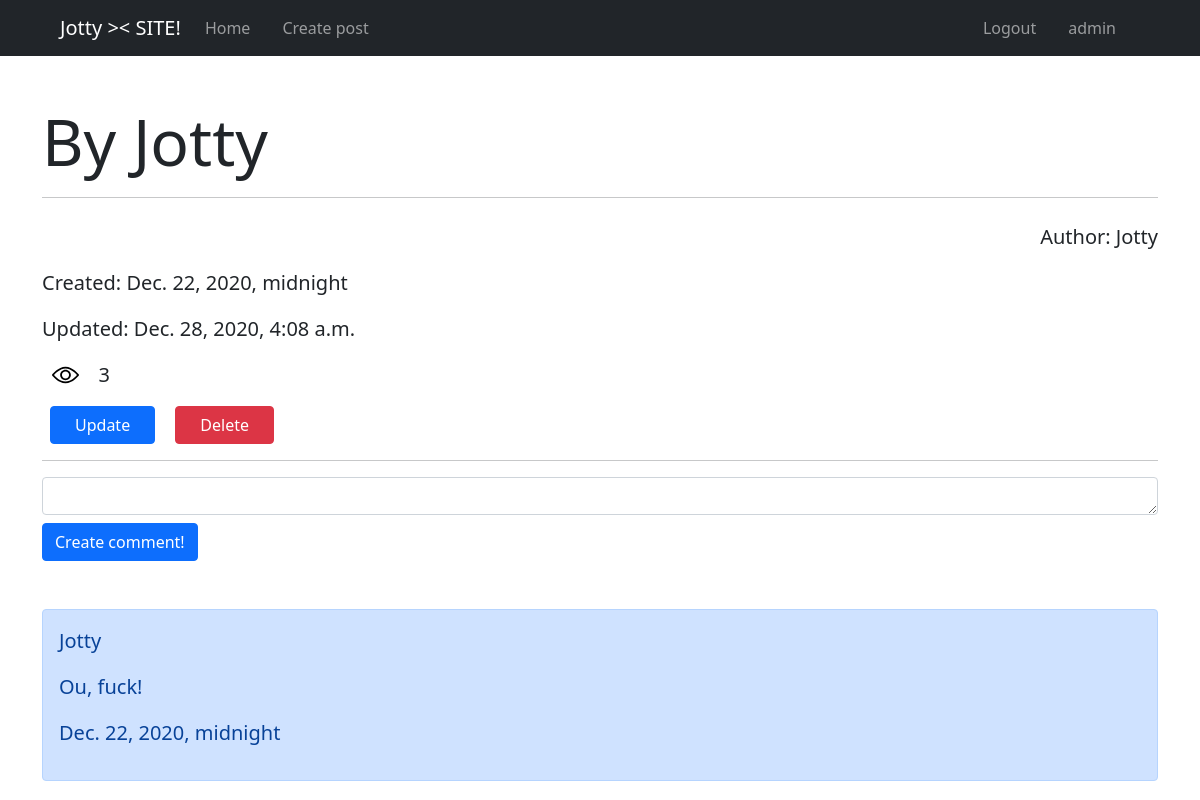
Page /23 (signed in) on the committed database.
### blog/models.py (models this page shows, shortened)
class Post(models.Model):
    title = models.CharField(
        max_length=255, default="Default title"
    )
    content = MarkdownxField(default="Default content")
    created_at = models.DateTimeField(auto_now_add=True)
    updated_at = models.DateTimeField(auto_now=True)
    views = models.IntegerField(default=0)
    is_published = models.BooleanField(default=False)
    author = models.ForeignKey(
        User,
        on_delete=models.SET_NULL,
        unique=False,
        null=True,
        default=None
    )
    category = models.ForeignKey('Category', default=None, null=True, on_delete=models.SET_NULL)
    class Meta:
        verbose_name = "Пост"
        verbose_name_plural = "Посты"
    def get_update_url(self):
        return f"/{self.id}/update"
    def get_delete_url(self):
        return f"/{self.id}/delete"
    def formatted_markdown(self):
        return markdownify(self.content)

class Comment(models.Model):
    author = models.ForeignKey(User, on_delete=models.CASCADE)
    post = models.ForeignKey('Post', on_delete=models.CASCADE, null=False)
    text = models.TextField()
    created_at = models.DateTimeField(auto_now_add=True)
    class Meta:
        verbose_name = "Комментарий"
        verbose_name_plural = "Комментарии"

### blog/views.py (the view, shortened to what this page needs)
# urls.py: path('<int:pk>', DetailPost.as_view(), name="detail"),
class DetailPost(FormMixin, DetailView):
    template_name = "blog/detail.html"
    model = Post
    form_class = CreateComment
    def get_queryset(self):
        if not self.request.user.is_superuser:
            return super(DetailPost, self).get_queryset().filter(is_published=True)
        else:
            return super(DetailPost, self).get_queryset()
    def get_context_data(self, **kwargs):
        data = super().get_context_data(**kwargs)
        data['comments'] = Comment.objects.filter(post=kwargs['object'].id).order_by('-created_at')
        data['is_authed'] = self.request.user.is_authenticated
        if (self.request.user == (self.get_object()).author) or self.request.user.is_superuser:
            data['is_access'] = True
        else:
            data['is_access'] = False
        data['form'] = self.get_form()
        return data
    def get(self, request, *args, **kwargs):
        post_object = self.get_object()
        post_object.views += 1
        post_object.save()
        return super().get(request, *args, **kwargs)

### blog/forms.py
class CreateComment(forms.ModelForm):
    def __init__(self, *args, **kwargs):
        super().__init__(*args, **kwargs)
        for visible in self.visible_fields():
            visible.field.widget.attrs['class'] = 'form-control'
            visible.field.widget.attrs['rows'] = '1'
            visible.field.widget.attrs['style'] = 'resize: vertical'
    class Meta:
        model = Comment
        fields = ['text', ]

### templates/blog/detail.html (shortened to what this page needs)
{% extends 'base.html' %}
{% load static %}
{% block content %}
    <div class="container mt-5">
        <h1 class="display-3 mt-3">{{ post.title }}</h1>
        <hr>
        <p class="lead mt-3 text-end">Author: {{ post.author }}</p>
        <p class="lead mt-3">Created: {{ post.created_at }}</p>
        <p class="lead mt-3">Updated: {{ post.updated_at }}</p>
        <div class="d-flex align-items-center" style="width: 7%; justify-content: space-around">
            <img src="{% static 'view.svg' %}" alt="View image" style="width: 34%">
            <span style="font-size: 20px">{{ post.views }}</span>
        </div>
        {% if is_access %}
        <div class="pt-3">
            <a href="{{ post.get_update_url }}" class="btn btn-primary mx-2 px-4">Update</a>
            <a href="{{ post.get_delete_url }}" class="btn btn-danger mx-2 px-4">Delete</a>
        </div>
        {% endif %}
        <hr>
        {% if is_authed %}
        <div class="create-comment">
            <form method="post">
                {% for field in form %}
                    {{ field }}
                {% endfor %}
                <input type="submit" value="Create comment!" class="btn btn-primary mt-2">
            </form>
        </div>
        {% endif %}
        <div class="comments mt-5">
            {% for comment in comments %}
                <div class="comment alert alert-primary mt-5" role="alert">
                        <p class="lead" style="font-size: 20px">{{ comment.author }}</p>
                        <p class="lead" style="font-size: 20px">{{ comment.text }}</p>
                        <p class="lead" style="font-size: 20px">{{ comment.created_at }}</p>
                </div>
            {% endfor %}
        </div>
    </div>
{% endblock %}

### templates/base.html (shortened to what this page needs)
<!doctype html>
<html lang="en">
<head>
    <link href="https://cdn.jsdelivr.net/npm/bootstrap@5.0.0-beta1/dist/css/bootstrap.min.css" rel="stylesheet">
</head>
<body>
    <nav class="navbar navbar-expand-lg navbar-dark bg-dark px-5">
        <div class="collapse navbar-collapse d-flex container" id="navbarSupportedContent">
            <a href="{% url 'blog:list' %}" class="navbar-brand d-flex flex-row">Jotty >< SITE!</a>
            <ul class="navbar-nav mr-auto" style="flex-direction: row; flex: 1;">
                <li class="nav-item active">
                    <a class="nav-link {% if not request.user.is_authenticated %} px-4 {% endif %}" href="{% url 'blog:list' %}">Home</a>
                </li>
                {% if request.user.is_authenticated %}
                <li class="nav-item active">
                    <a class="nav-link px-4" href="{% url 'blog:create' %}">Create post</a>
                </li>
                {% endif %}
            </ul>
            <ul class="navbar-nav mr-auto d-flex" style="flex-direction: row-reverse;">
                {% if request.user.is_authenticated %}
                    <li class="nav-item active"><span class="nav-link px-4">{{ request.user.username }}</span></li>
                    <li class="nav-item active">
                        <a href="{% url 'accounts:logout' %}" class="nav-link">Logout</a>
                    </li>
                {% endif %}
            </ul>
        </div>
    </nav>
    {% block content %}
    {% endblock %}
</body>
</html>

### rows in the picture
Post: title "By Jotty", author "Jotty", created_at "Dec. 22, 2020, midnight", updated_at "Dec. 28, 2020, 4:08 a.m.", views "3"
Comment: author "Jotty", text "Ou, fuck!", created_at "Dec. 22, 2020, midnight"

### other values in the picture
{{ request.user.username }} "admin"
